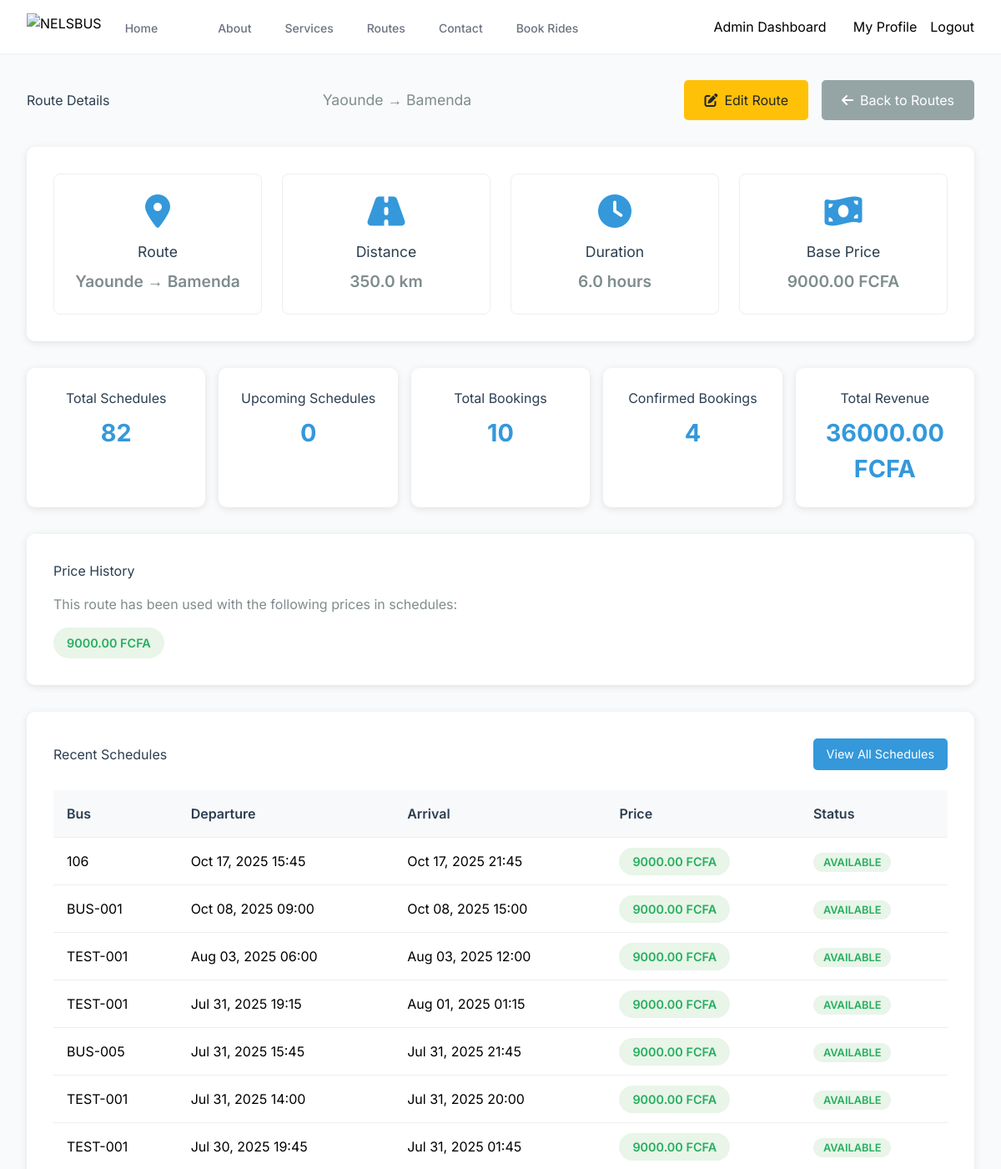
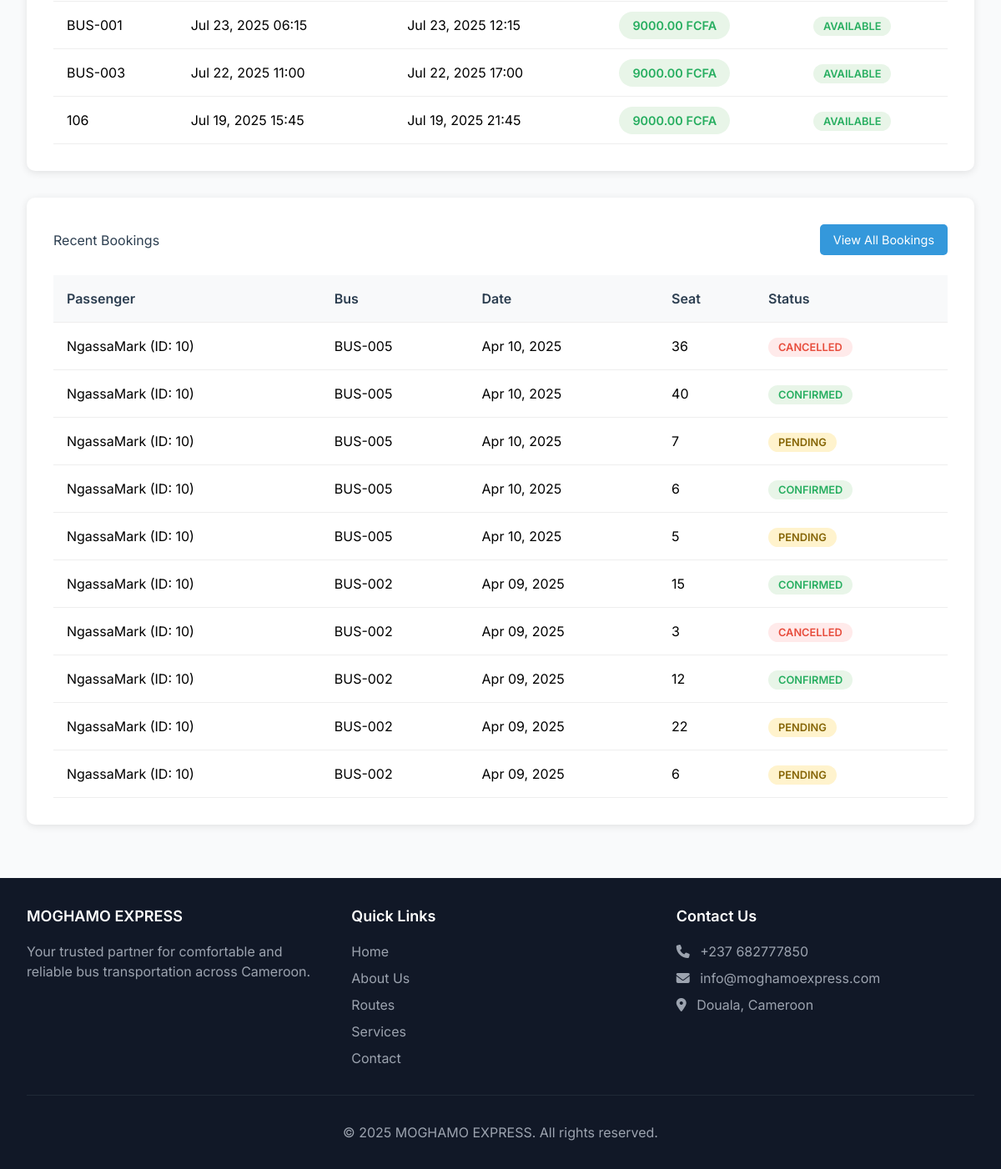
The page /manage-routes/2/ (signed in) on the database as committed earlier (2 pictures, top to bottom).
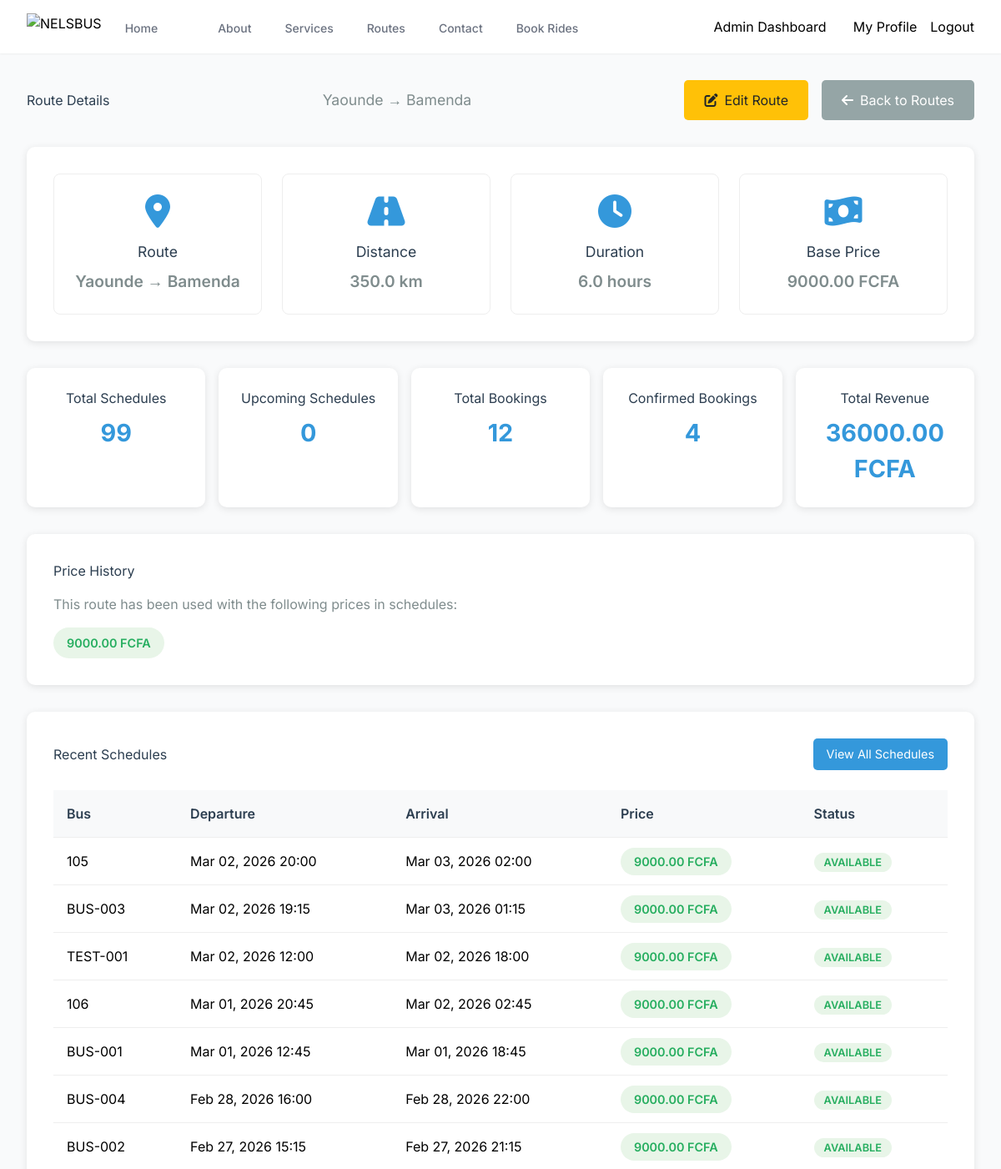
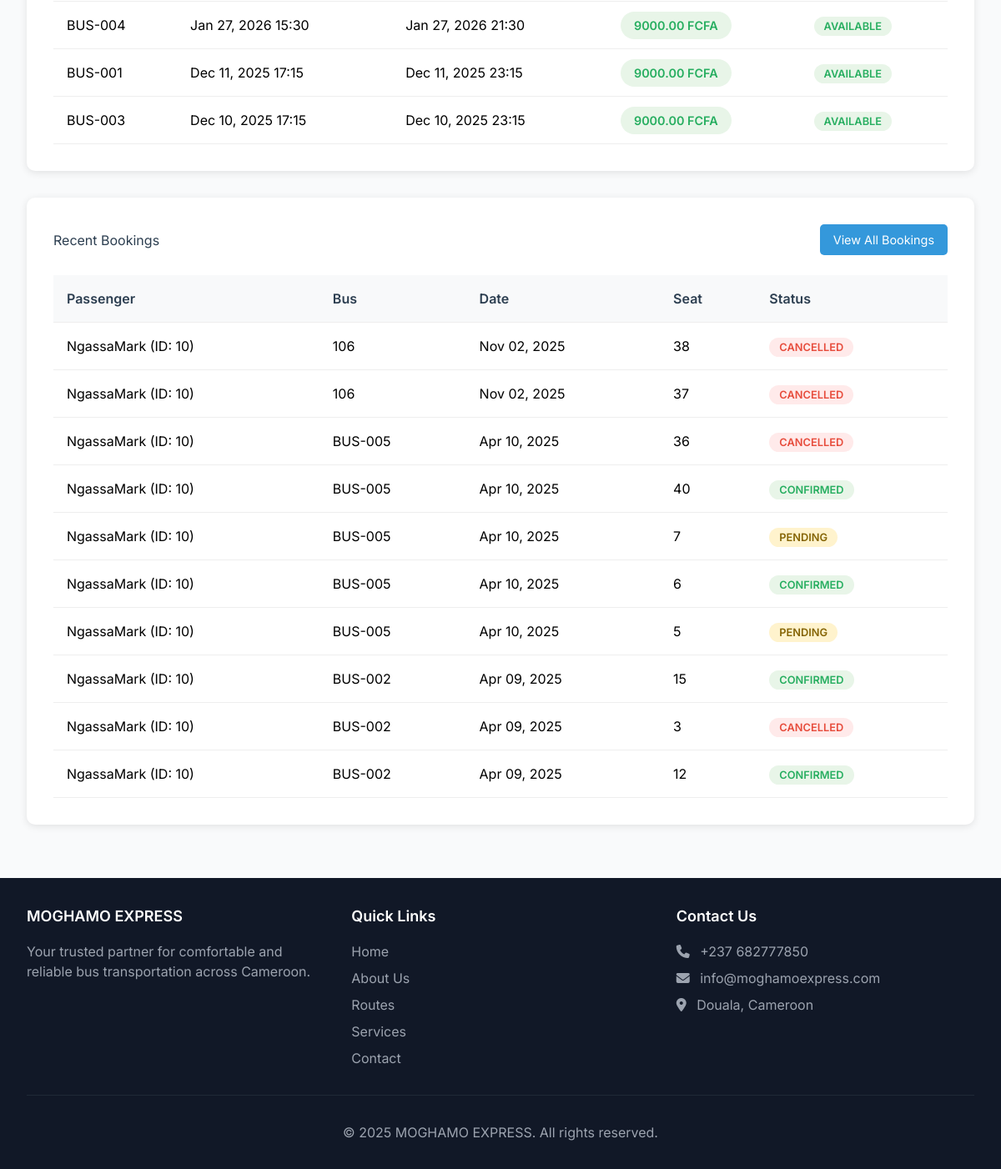
The same page on the database as committed later (2 pictures, top to bottom).
### NelsaApp/models.py (models this page shows, shortened)
class Schedule(models.Model):
    bus = models.ForeignKey(Bus, on_delete=models.CASCADE)
    route = models.ForeignKey(Route, on_delete=models.CASCADE, related_name='schedules')
    departure_time = models.DateTimeField()
    arrival_time = models.DateTimeField()
    price = models.DecimalField(max_digits=10, decimal_places=2)
    is_available = models.BooleanField(default=True)

class Bus(models.Model):
    BUS_TYPES = [('Luxury', 'Luxury'), ('Standard', 'Standard'), ('Express', 'Express')]
    bus_number = models.CharField(max_length=20, unique=True)
    bus_type = models.CharField(max_length=10, choices=BUS_TYPES)
    capacity = models.IntegerField()
    is_available = models.BooleanField(default=True)
    operator = models.CharField(max_length=100, blank=True, null=True)

class Booking(models.Model):
    STATUS_CHOICES = [('Confirmed', 'Confirmed'), ('Cancelled', 'Cancelled'), ('Pending', 'Pending')]
    passenger = models.ForeignKey(Passenger, on_delete=models.CASCADE)
    schedule = models.ForeignKey(Schedule, on_delete=models.CASCADE)
    seat_number = models.IntegerField()
    status = models.CharField(max_length=10, choices=STATUS_CHOICES, default='Pending')
    booking_date = models.DateTimeField(auto_now_add=True)
    booking_group = models.ForeignKey(BookingGroup, on_delete=models.CASCADE, related_name='bookings', null=True, blank=True)

class Passenger(models.Model):
    name = models.CharField(max_length=100)
    email = models.EmailField(unique=True)
    phone = models.CharField(max_length=15, unique=True)

### NelsaApp/views.py (the view)
# urls.py: path('manage-routes/<int:route_id>/', views.admin_route_detail, name='admin_route_detail'),
@login_required
@user_passes_test(lambda u: u.is_staff)
def admin_route_detail(request, route_id):
    route = get_object_or_404(Route, id=route_id)
    schedules = Schedule.objects.filter(route=route).select_related('bus').order_by('-departure_time')
    total_schedules = schedules.count()
    upcoming_schedules = schedules.filter(departure_time__gte=timezone.now()).count()
    past_schedules = schedules.filter(departure_time__lt=timezone.now()).count()
    bookings = Booking.objects.filter(schedule__route=route).select_related('passenger', 'schedule__bus').order_by('-booking_date')
    total_bookings = bookings.count()
    confirmed_bookings = bookings.filter(status='Confirmed').count()
    total_revenue = sum(booking.schedule.price for booking in bookings if booking.status == 'Confirmed')
    price_history = schedules.values_list('price', flat=True).distinct().order_by('price')
    context = {
        'route': route,
        'schedules': schedules[:10],  # Show only last 10 schedules
        'bookings': bookings[:10],    # Show only last 10 bookings
        'total_schedules': total_schedules,
        'upcoming_schedules': upcoming_schedules,
        'past_schedules': past_schedules,
        'total_bookings': total_bookings,
        'confirmed_bookings': confirmed_bookings,
        'total_revenue': total_revenue,
        'price_history': price_history,
    }
    return render(request, 'NelsaApp/admin_route_detail.html', context)

### NelsaApp/templates/NelsaApp/admin_route_detail.html (shortened to what the changed rows need)
{% extends 'NelsaApp/base.html' %}
{% load static %}
{% block content %}
<div class="admin-route-detail">
    <div class="page-header">
        <h1>Route Details</h1>
    </div>
    <div class="stats-section">
        <div class="stats-grid">
            <div class="stat-card">
                <h3>Total Schedules</h3>
                <p class="stat-number">{{ total_schedules }}</p>
            </div>
            <div class="stat-card">
                <h3>Total Bookings</h3>
                <p class="stat-number">{{ total_bookings }}</p>
            </div>
        </div>
    </div>
    {% if price_history %}
    <div class="price-history-section">
        <h2>Price History</h2>
        <div class="price-history">
            <div class="price-tags">
                {% for price in price_history %}
                <span class="price-tag">{{ price }} FCFA</span>
                {% endfor %}
            </div>
        </div>
    </div>
    {% endif %}
    <div class="schedules-section">
        <div class="section-header">
            <h2>Recent Schedules</h2>
        </div>
        {% if schedules %}
        <div class="table-responsive">
            <table class="admin-table">
                <thead>
                    <tr>
                        <th>Bus</th>
                        <th>Departure</th>
                        <th>Arrival</th>
                        <th>Price</th>
                        <th>Status</th>
                    </tr>
                </thead>
                <tbody>
                    {% for schedule in schedules %}
                    <tr>
                        <td>{{ schedule.bus.bus_number }}</td>
                        <td>{{ schedule.departure_time|date:"M d, Y H:i" }}</td>
                        <td>{{ schedule.arrival_time|date:"M d, Y H:i" }}</td>
                        <td>
                            <span class="price-tag">{{ schedule.price }} FCFA</span>
                        </td>
                        <td>
                            <span class="status-badge {% if schedule.is_available %}status-available{% else %}status-unavailable{% endif %}">
                                {% if schedule.is_available %}Available{% else %}Unavailable{% endif %}
                            </span>
                        </td>
                    </tr>
                    {% endfor %}
                </tbody>
            </table>
        </div>
        {% else %}
        <div class="no-data">
            <i class="fas fa-calendar-times"></i>
            <h3>No schedules found</h3>
            <p>No schedules have been created for this route yet.</p>
        </div>
        {% endif %}
    </div>
    <div class="bookings-section">
        <div class="section-header">
            <h2>Recent Bookings</h2>
        </div>
        {% if bookings %}
        <div class="table-responsive">
            <table class="admin-table">
                <thead>
                    <tr>
                        <th>Passenger</th>
                        <th>Bus</th>
                        <th>Date</th>
                        <th>Seat</th>
                        <th>Status</th>
                    </tr>
                </thead>
                <tbody>
                    {% for booking in bookings %}
                    <tr>
                        <td>{{ booking.passenger.name }}</td>
                        <td>{{ booking.schedule.bus.bus_number }}</td>
                        <td>{{ booking.booking_date|date:"M d, Y" }}</td>
                        <td>{{ booking.seat_number }}</td>
                        <td>
                            <span class="status-badge status-{{ booking.status|lower }}">
                                {{ booking.status }}
                            </span>
                        </td>
                    </tr>
                    {% endfor %}
                </tbody>
            </table>
        </div>
        {% else %}
        <div class="no-data">
            <i class="fas fa-ticket-alt"></i>
            <h3>No bookings found</h3>
            <p>No bookings have been made for this route yet.</p>
        </div>
        {% endif %}
    </div>
</div>
{% endblock %}

Rows that differ between the two databases and show on the page:
no longer on this page (row unchanged): Schedule: bus.bus_number "106", departure_time "Oct 17, 2025 15:45", arrival_time "Oct 17, 2025 21:45", price "9000.00", is_available "AVAILABLE"
no longer on this page (row unchanged): Schedule: bus.bus_number "BUS-001", departure_time "Oct 08, 2025 09:00", arrival_time "Oct 08, 2025 15:00", price "9000.00", is_available "AVAILABLE"
no longer on this page (row unchanged): Schedule: bus.bus_number "TEST-001", departure_time "Aug 03, 2025 06:00", arrival_time "Aug 03, 2025 12:00", price "9000.00", is_available "AVAILABLE"
no longer on this page (row unchanged): Schedule: bus.bus_number "TEST-001", departure_time "Jul 31, 2025 19:15", arrival_time "Aug 01, 2025 01:15", price "9000.00", is_available "AVAILABLE"
no longer on this page (row unchanged): Schedule: bus.bus_number "BUS-005", departure_time "Jul 31, 2025 15:45", arrival_time "Jul 31, 2025 21:45", price "9000.00", is_available "AVAILABLE"
no longer on this page (row unchanged): Schedule: bus.bus_number "TEST-001", departure_time "Jul 31, 2025 14:00", arrival_time "Jul 31, 2025 20:00", price "9000.00", is_available "AVAILABLE"
no longer on this page (row unchanged): Schedule: bus.bus_number "TEST-001", departure_time "Jul 30, 2025 19:45", arrival_time "Jul 31, 2025 01:45", price "9000.00", is_available "AVAILABLE"
no longer on this page (row unchanged): Schedule: bus.bus_number "BUS-001", departure_time "Jul 23, 2025 06:15", arrival_time "Jul 23, 2025 12:15", price "9000.00", is_available "AVAILABLE"
no longer on this page (row unchanged): Schedule: bus.bus_number "BUS-003", departure_time "Jul 22, 2025 11:00", arrival_time "Jul 22, 2025 17:00", price "9000.00", is_available "AVAILABLE"
no longer on this page (row unchanged): Schedule: bus.bus_number "106", departure_time "Jul 19, 2025 15:45", arrival_time "Jul 19, 2025 21:45", price "9000.00", is_available "AVAILABLE"
no longer on this page (row unchanged): Booking: passenger.name "NgassaMark (ID: 10)", schedule.bus.bus_number "BUS-002", booking_date "Apr 09, 2025", seat_number "22", status "PENDING"
no longer on this page (row unchanged): Booking: passenger.name "NgassaMark (ID: 10)", schedule.bus.bus_number "BUS-002", booking_date "Apr 09, 2025", seat_number "6", status "PENDING"
added Schedule: bus.bus_number "105", departure_time "Mar 02, 2026 20:00", arrival_time "Mar 03, 2026 02:00", price "9000.00", is_available "AVAILABLE"
added Schedule: bus.bus_number "BUS-003", departure_time "Mar 02, 2026 19:15", arrival_time "Mar 03, 2026 01:15", price "9000.00", is_available "AVAILABLE"
added Schedule: bus.bus_number "TEST-001", departure_time "Mar 02, 2026 12:00", arrival_time "Mar 02, 2026 18:00", price "9000.00", is_available "AVAILABLE"
added Schedule: bus.bus_number "106", departure_time "Mar 01, 2026 20:45", arrival_time "Mar 02, 2026 02:45", price "9000.00", is_available "AVAILABLE"
added Schedule: bus.bus_number "BUS-001", departure_time "Mar 01, 2026 12:45", arrival_time "Mar 01, 2026 18:45", price "9000.00", is_available "AVAILABLE"
added Schedule: bus.bus_number "BUS-004", departure_time "Feb 28, 2026 16:00", arrival_time "Feb 28, 2026 22:00", price "9000.00", is_available "AVAILABLE"
added Schedule: bus.bus_number "BUS-002", departure_time "Feb 27, 2026 15:15", arrival_time "Feb 27, 2026 21:15", price "9000.00", is_available "AVAILABLE"
added Schedule: bus.bus_number "BUS-004", departure_time "Jan 27, 2026 15:30", arrival_time "Jan 27, 2026 21:30", price "9000.00", is_available "AVAILABLE"
added Schedule: bus.bus_number "BUS-001", departure_time "Dec 11, 2025 17:15", arrival_time "Dec 11, 2025 23:15", price "9000.00", is_available "AVAILABLE"
added Schedule: bus.bus_number "BUS-003", departure_time "Dec 10, 2025 17:15", arrival_time "Dec 10, 2025 23:15", price "9000.00", is_available "AVAILABLE"
added Booking: passenger.name "NgassaMark (ID: 10)", schedule.bus.bus_number "106", booking_date "Nov 02, 2025", seat_number "38", status "CANCELLED"
added Booking: passenger.name "NgassaMark (ID: 10)", schedule.bus.bus_number "106", booking_date "Nov 02, 2025", seat_number "37", status "CANCELLED"
Other text that changed with them:
{{ total_schedules }}: "82" → "99"
{{ total_bookings }}: "10" → "12"
